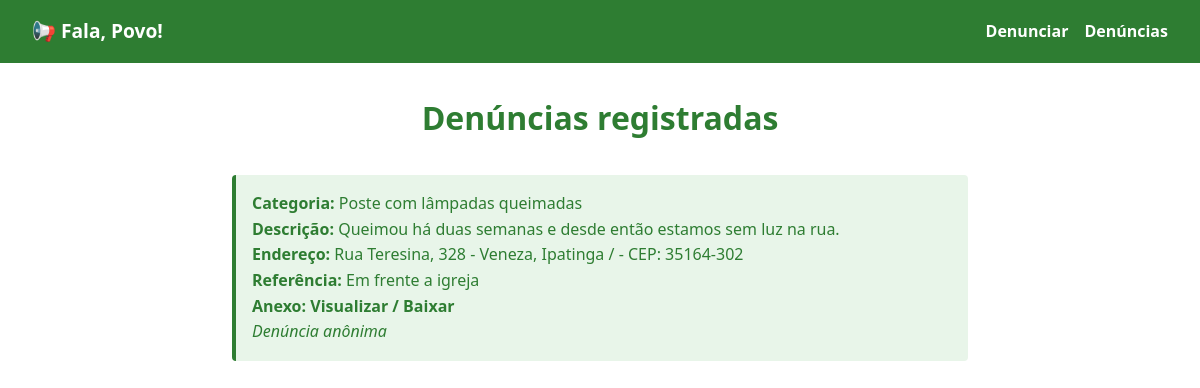
The page /denuncias on the database as committed earlier.
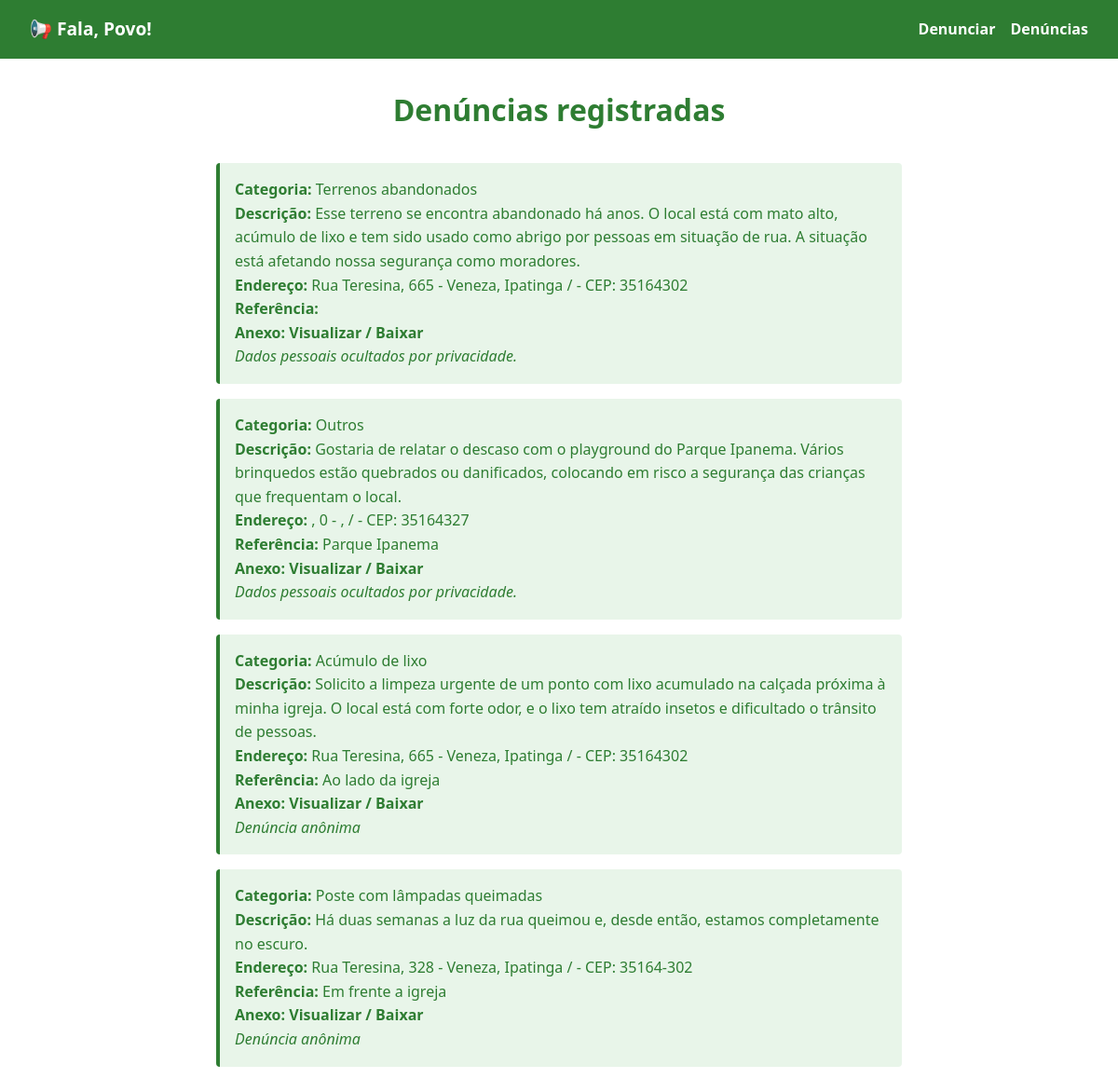
The same page on the database as committed later.
### tables this page shows
CREATE TABLE denuncias (
    id INTEGER PRIMARY KEY AUTOINCREMENT,
    nome TEXT,
    email TEXT,
    telefone TEXT,
    categoria TEXT,
    descricao TEXT,
    cep TEXT,
    logradouro TEXT,
    numero TEXT,
    bairro TEXT,
    cidade TEXT,
    uf TEXT,
    referencia TEXT,
    anexo TEXT,
    data_envio TIMESTAMP DEFAULT CURRENT_TIMESTAMP
);

### app.py (the view)
@app.route('/denuncias')
def denuncias():
    todas = carregar_denuncias()
    return render_template('denuncias.html', denuncias=todas)

### app.py (called while the page is built)
def conectar_banco():
    return sqlite3.connect('denuncias.db')

def carregar_denuncias():
    conn = conectar_banco()
    cursor = conn.cursor()
    cursor.execute("SELECT * FROM denuncias ORDER BY data_envio DESC")
    colunas = [col[0] for col in cursor.description]
    registros = [dict(zip(colunas, linha)) for linha in cursor.fetchall()]
    conn.close()
    return registros

### templates/denuncias.html (shortened to what this page needs)
<!DOCTYPE html>
<html lang="pt-br">
  <head>
    <link
      rel="stylesheet"
      href="{{ url_for('static', filename='style.css') }}"
    />
  </head>
  <body>
    <nav class="navbar">
      <a href="/" class="logo">📢 Fala, Povo!</a>
      <ul>
        <li><a href="/denunciar">Denunciar</a></li>
        <li><a href="/denuncias">Denúncias</a></li>
      </ul>
    </nav>
    <div class="container">
      <h1 class="center-title">Denúncias registradas</h1>
      {% if denuncias %} {% for d in denuncias %}
      <div class="denuncia-item">
        <p><strong>Categoria:</strong> {{ d['categoria'] }}</p>
        <p><strong>Descrição:</strong> {{ d['descricao'] }}</p>
        <p>
          <strong>Endereço:</strong> {{ d['logradouro'] }}, {{ d['numero'] }} -
          {{ d['bairro'] }}, {{ d['cidade'] }} / {{ d['uf'] }} - CEP: {{
          d['cep'] }}
        </p>
        <p><strong>Referência:</strong> {{ d['referencia'] }}</p>
        {% if d.anexo %}
        <p>
          <strong>Anexo:</strong>
          <a
            href="{{ url_for('uploaded_file', filename=d.anexo) }}"
            target="_blank"
            >Visualizar / Baixar</a
          >
        </p>
        {% else %}
        <p class="text-muted"><em>Nenhum anexo enviado</em></p>
        {% endif %} {% if d['nome'] == 'Anônimo' %}
        <p><em>Denúncia anônima</em></p>
        {% else %}
        <p><em>Dados pessoais ocultados por privacidade.</em></p>
        {% endif %}
      </div>
      {% endfor %} {% else %}
      <p>Nenhuma denúncia registrada ainda.</p>
      {% endif %}
    </div>
  </body>
</html>

### static/style.css (style rules this page uses)
* { margin: 0; padding: 0; box-sizing: border-box; }
body { font-family: "Segoe UI", sans-serif; background-color: #fff; color: #2e7d32; padding-top: 60px; line-height: 1.6; }
.logo { color: white; font-weight: bold; font-size: 1.2rem; margin-right: 2rem; text-decoration: none; }
.navbar { position: fixed; top: 0; width: 100%; background-color: #2e7d32; padding: 1rem 2rem; display: flex; justify-content: space-between; align-items: center; z-index: 1000; }
.navbar ul { display: flex; list-style: none; gap: 1rem; }
.navbar li a { color: #fff; text-decoration: none; font-weight: bold; }
.container { max-width: 800px; margin: auto; padding: 2rem; }
h1, h2, legend { color: #2e7d32; font-weight: bold; margin-bottom: 1rem; }
.center-title { text-align: center; margin-bottom: 2rem; font-size: 2rem; }
.denuncia-item { background-color: #e8f5e9; border-left: 4px solid #2e7d32; padding: 1rem; margin-bottom: 1rem; border-radius: 4px; }
a { color: #2e7d32; text-decoration: none; font-weight: bold; }

Rows that differ between the two databases and show on the page:
added denuncias: categoria "Terrenos abandonados", descricao "Esse terreno se encontra abandonado há anos. O local está com mato alto, acúmulo de lixo e tem sido usado como abrigo por pessoas em situação de rua. A situação está afetando nossa segurança como moradores.", logradouro "Rua Teresina", numero "665", bairro "Veneza", cidade "Ipatinga", cep "35164302", shows "Dados pessoais ocultados por privacidade."
added denuncias: categoria "Outros", descricao "Gostaria de relatar o descaso com o playground do Parque Ipanema. Vários brinquedos estão quebrados ou danificados, colocando em risco a segurança das crianças que frequentam o local.", numero "0", cep "35164327", referencia "Parque Ipanema", shows "Dados pessoais ocultados por privacidade."
added denuncias: categoria "Acúmulo de lixo", descricao "Solicito a limpeza urgente de um ponto com lixo acumulado na calçada próxima à minha igreja. O local está com forte odor, e o lixo tem atraído insetos e dificultado o trânsito de pessoas.", logradouro "Rua Teresina", numero "665", bairro "Veneza", cidade "Ipatinga", cep "35164302", referencia "Ao lado da igreja", nome "Denúncia anônima"
changed denuncias "Poste com lâmpadas queimadas": descricao "Queimou há duas semanas e desde então estamos sem luz na rua." → "Há duas semanas a luz da rua queimou e, desde então, estamos completamente no escuro."
